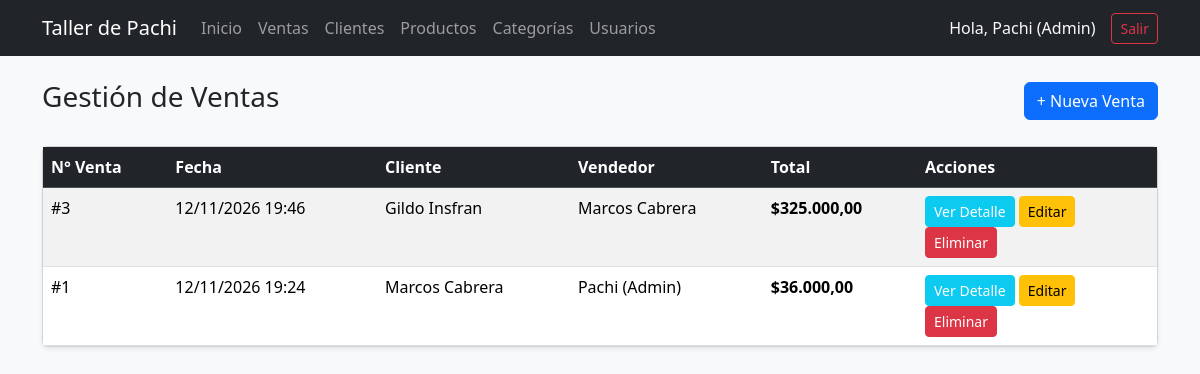
The page /ventas.php (signed in) on the database its author committed.
### tables this page shows
CREATE TABLE `ventas` (
  `id_venta` int(11) NOT NULL,
  `id_cliente` int(11) NOT NULL,
  `id_usuario` int(11) NOT NULL,
  `fecha` datetime NOT NULL DEFAULT current_timestamp(),
  `total` decimal(10,2) NOT NULL DEFAULT 0.00
);

CREATE TABLE `clientes` (
  `id_cliente` int(11) NOT NULL,
  `nombre` varchar(100) NOT NULL,
  `apellido` varchar(100) NOT NULL,
  `telefono` varchar(30) DEFAULT NULL,
  `email` varchar(100) DEFAULT NULL,
  `direccion` varchar(150) DEFAULT NULL
);

CREATE TABLE `usuarios` (
  `id_usuario` int(11) NOT NULL,
  `nombre` varchar(100) NOT NULL,
  `usuario` varchar(50) NOT NULL,
  `password` varchar(255) NOT NULL
);

### ventas.php (the view, shortened to what this page needs)
<?php
require_once "config/conexion.php";
$sql_ventas = "SELECT v.id_venta, v.fecha, v.total,
                      c.nombre AS cli_nombre, c.apellido AS cli_apellido,
                      u.nombre AS vendedor
               FROM ventas v
               INNER JOIN clientes c ON v.id_cliente = c.id_cliente
               INNER JOIN usuarios u ON v.id_usuario = u.id_usuario
               ORDER BY v.id_venta DESC";
$ventas = $conexion->query($sql_ventas)->fetchAll();
?>
<!DOCTYPE html>
<html lang="es">
<head>
    <link href="https://cdn.jsdelivr.net/npm/bootstrap@5.3.3/dist/css/bootstrap.min.css" rel="stylesheet">
</head>
<body class="bg-light">
    <?php include "navbar.php"; ?>
    <div class="container">
        <div class="d-flex justify-content-between align-items-center mb-4">
            <h3>Gestión de Ventas</h3>
            <a href="nueva_venta.php" class="btn btn-primary">+ Nueva Venta</a>
        </div>
        <div class="card shadow-sm">
            <div class="card-body p-0 table-responsive">
                <table class="table table-striped table-hover mb-0">
                    <thead class="table-dark">
                        <tr>
                            <th>N° Venta</th>
                            <th>Fecha</th>
                            <th>Cliente</th>
                            <th>Vendedor</th>
                            <th>Total</th>
                            <th style="width: 240px;">Acciones</th>
                        </tr>
                    </thead>
                    <tbody>
                        <?php foreach ($ventas as $v): ?>
                            <tr>
                                <td>#<?php echo $v["id_venta"]; ?></td>
                                <td><?php echo date("d/m/Y H:i", strtotime($v["fecha"])); ?></td>
                                <td><?php echo htmlspecialchars($v["cli_nombre"] . " " . $v["cli_apellido"]); ?></td>
                                <td><?php echo htmlspecialchars($v["vendedor"]); ?></td>
                                <td><strong>$<?php echo number_format($v["total"], 2, ",", "."); ?></strong></td>
                                <td>
                                    <a href="ver_venta.php?id=<?php echo $v["id_venta"]; ?>" class="btn btn-info btn-sm text-white">Ver Detalle</a>
                                    <a href="editar_venta.php?id=<?php echo $v["id_venta"]; ?>" class="btn btn-warning btn-sm">Editar</a>
                                    <a href="ventas.php?eliminar=<?php echo $v["id_venta"]; ?>" class="btn btn-danger btn-sm"
                                       onclick="return confirm('¿Seguro que querés eliminar esta venta?');">Eliminar</a>
                                </td>
                            </tr>
                        <?php endforeach; ?>
                    </tbody>
                </table>
            </div>
        </div>
    </div>
</body>
</html>

### rows shown on the page
ventas: id_venta "3", fecha "12/11/2026 19:46", id_cliente.apellido "Gildo Insfran", id_usuario.nombre "Marcos Cabrera", total "325.000,00"
ventas: id_venta "1", fecha "12/11/2026 19:24", id_cliente.apellido "Marcos Cabrera", id_usuario.nombre "Pachi (Admin)", total "36.000,00"

### other values the page prints
$_SESSION['nombre_usuario'] "Pachi (Admin)"
